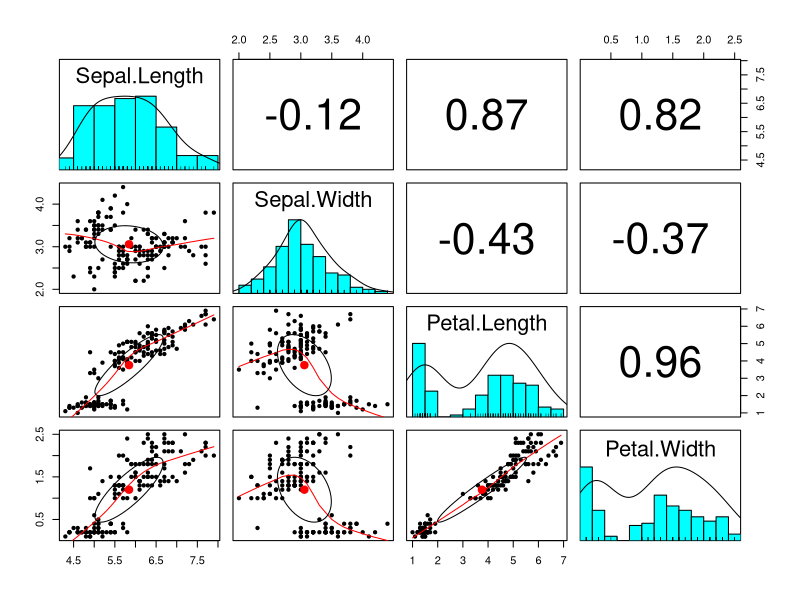
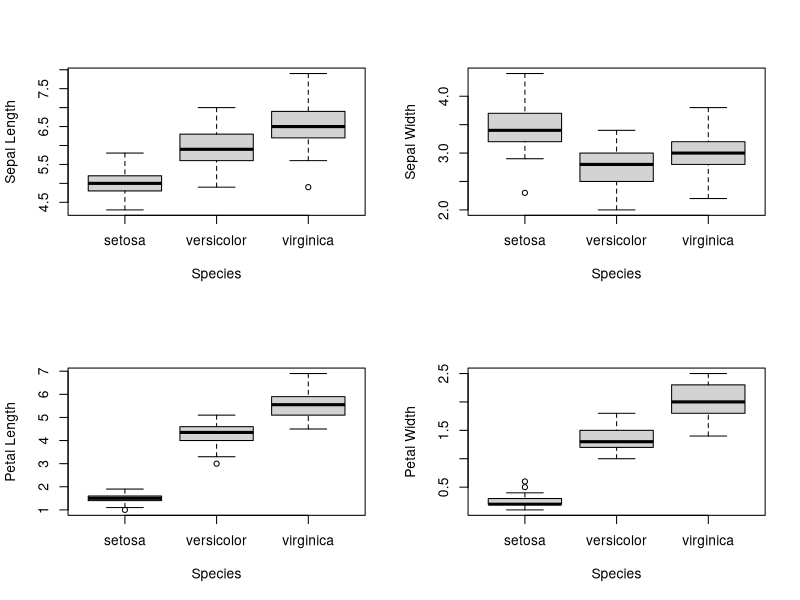
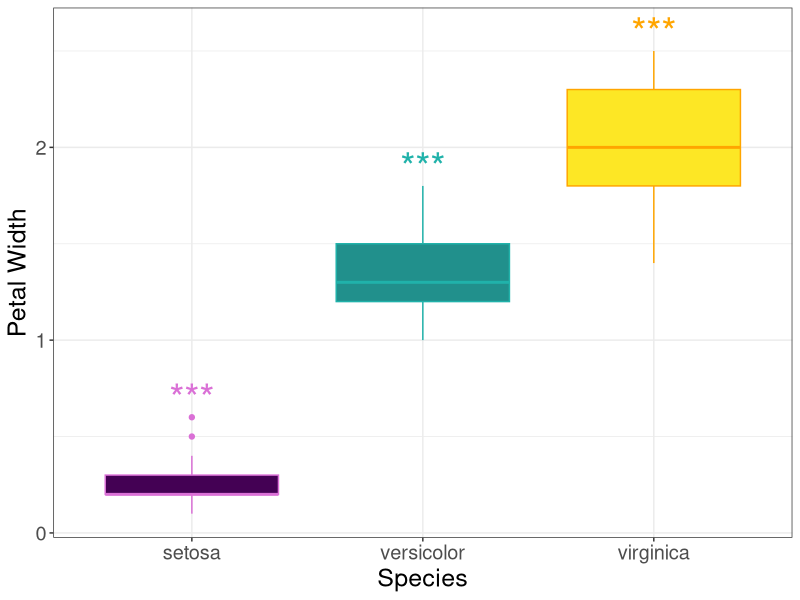
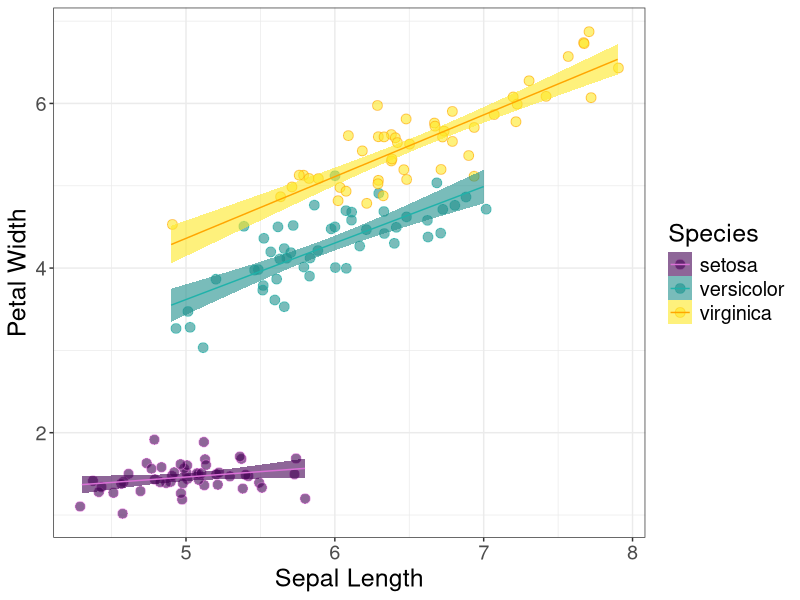
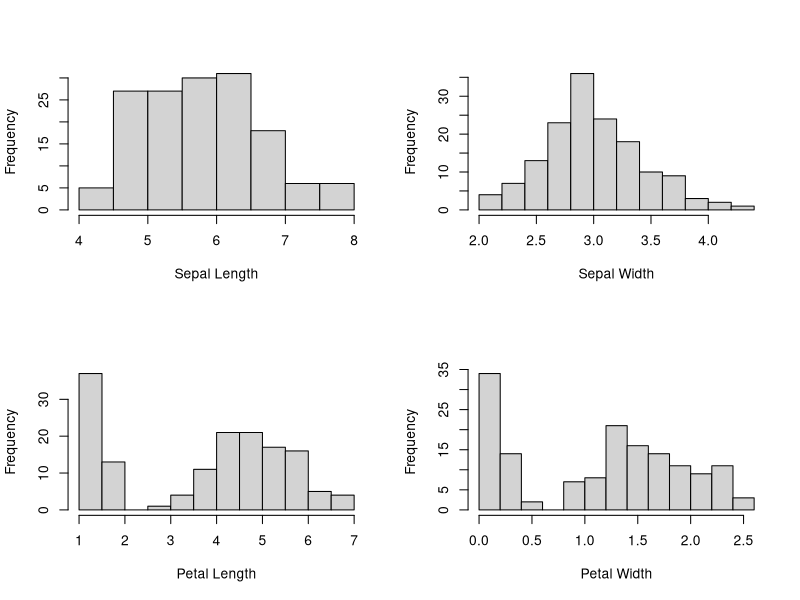
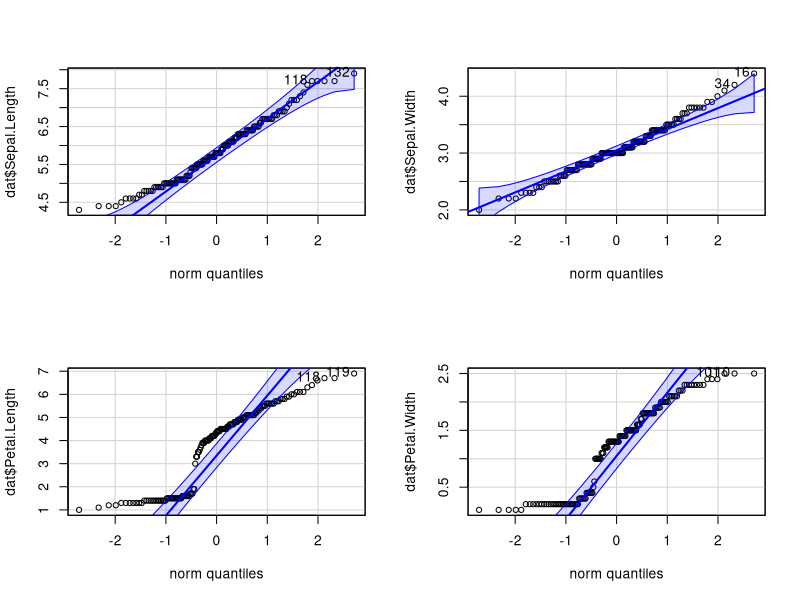
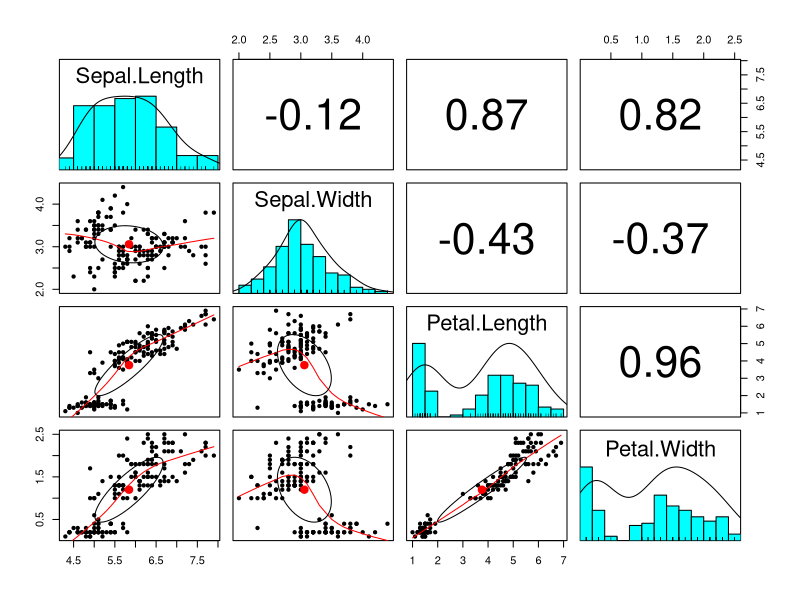
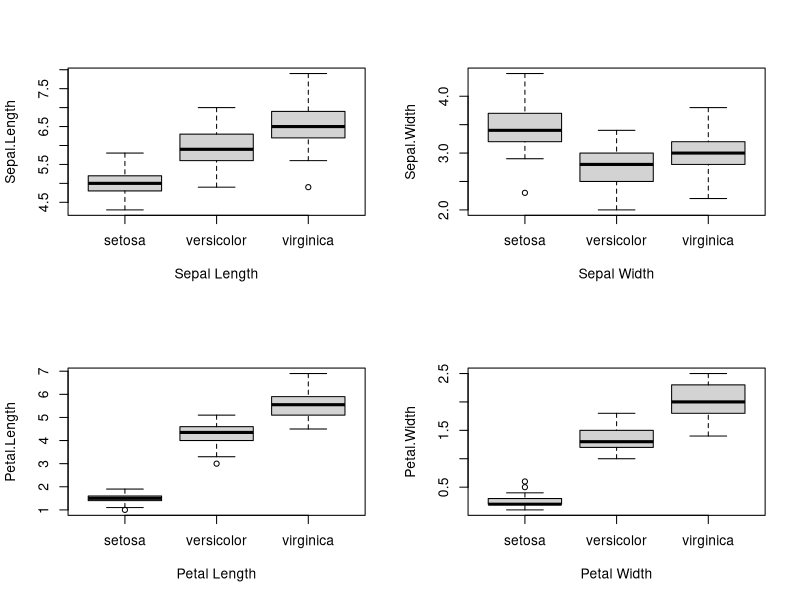

Here is the R script that generated these plots, in order:
## ---- chunk 1

knitr::opts_chunk$set(echo = TRUE)
knitr::opts_knit$set(root.dir = "~/Desktop")

## ---- chunk 2

library(psych)
library(car)
library(multcomp)
library(ggplot2)
library(bookdown)

dat <- iris #if you needed to clean or transform the data, it should be done up here so when you make the plots below they work.

## ---- chunk 3

#more numeric var investigation
pairs.panels(dat[,-5]) #include as a fig

## ---- chunk 4

par(mfrow=c(2,2)) #include as a fig
boxplot(Sepal.Length ~ Species, data=dat, ylab="Sepal Length", xlab="Species")
boxplot(Sepal.Width ~ Species, data=dat, ylab="Sepal Width", xlab="Species")
boxplot(Petal.Length ~ Species, data=dat, ylab="Petal Length", xlab="Species")
boxplot(Petal.Width ~ Species, data=dat, ylab="Petal Width", xlab="Species")
par(mfrow=c(1,1))

## ---- chunk 5
label.df <- data.frame(Species = levels(dat$Species), #make significance stars
                       Petal.Width = c(.7, 1.9, 2.6)) #these are the y-axis locs of the stars

ggplot(dat, aes(x=Species, y=Petal.Width, fill=Species, color=Species))+ #base plot
  geom_boxplot(show.legend=F)+ #do a boxplot, but hide legend cause its just colors
  scale_fill_viridis_d()+ #set the fill colors
  scale_color_manual(values=c("orchid", "lightseagreen", "orange"))+ #set line colors
  ylab("Petal Width")+ 
  geom_text(data = label.df, label = "***", size=10, show.legend=F)+ #add those ***
  theme_bw()+ #cute theme
  theme(text = element_text(size=18)) #cause my eyes is tired and old

## ---- chunk 6

ggplot(dat, aes(x=Sepal.Length, y=Petal.Length, color=Species, fill=Species))+
  geom_jitter(size=3, alpha=0.6, shape=21)+
  geom_smooth(method="lm", alpha=0.6, size=0.5)+
  scale_color_manual(values=c("orchid", "lightseagreen", "orange"))+
  scale_fill_viridis_d()+ #set the fill colors
  ylab("Petal Width")+ 
  xlab("Sepal Length")+
  theme_bw()+ #cute theme
  theme(text = element_text(size=18)) #cause my eyes is tired and old

## ---- chunk 7

#general data checking
head(dat)
levels(dat$Species)
summary(dat)

#check numeric vars for distributions and normality
par(mfrow=c(2,2))
hist(dat$Sepal.Length, main="", xlab="Sepal Length")
hist(dat$Sepal.Width, main="", xlab="Sepal Width")
hist(dat$Petal.Length, main="", xlab="Petal Length")
hist(dat$Petal.Width, main="", xlab="Petal Width")
par(mfrow=c(1,1))

shapiro.test(dat$Sepal.Length) #not normal
shapiro.test(dat$Sepal.Width) #normal
shapiro.test(dat$Petal.Length) #not normal
shapiro.test(dat$Petal.Width) #not normal

par(mfrow=c(2,2))
qqPlot(dat$Sepal.Length) #looks normal
qqPlot(dat$Sepal.Width) #looks normal
qqPlot(dat$Petal.Length) #looks not normal
qqPlot(dat$Petal.Width) #looks not normal
par(mfrow=c(1,1))

#more numeric var investigation
pairs.panels(dat[,-5]) #include as a fig

#numeric vars vs. species
par(mfrow=c(2,2)) #include as a fig
boxplot(Sepal.Length ~ Species, data=dat, xlab="Sepal Length")
boxplot(Sepal.Width ~ Species, data=dat, xlab="Sepal Width")
boxplot(Petal.Length ~ Species, data=dat, xlab="Petal Length")
boxplot(Petal.Width ~ Species, data=dat, xlab="Petal Width")
par(mfrow=c(1,1))

#based on all this, here are my findings:

#petal vars not normal, may need to be transformed
#species seems like a good predictor of each numeric var, perhaps an ANOVA, or multivariate linear model
#sepal length and petal length look correlated
#sepal length and petal width look correlated
#petal length and petal width look correlated

#so, i think i will run an anova on petal length ~ species for my "comparing means" test
#and run a linear model to see what variables are most predictive of petal length for my "predictive" test

## ---- chunk 8

#goal: one way anova of petal length by species

#step 1: check assumptions of anova
#indep data? probs
#normality
#equal variance

fit1 <- lm(Petal.Length ~ Species, data=dat)
par(mfrow=c(2,2))
plot(fit1) #oof looks a little cone shaped
par(mfrow=c(1,1))
res1 <- fit1$residuals
shapiro.test(res1) #just barely non-normal
qqPlot(res1) #actually looks normal
hist(res1) #hmm, not obviously skewed

#so the variances aren't great but the data are normal enough so maybe i can ignore that violation!

#step 2: run the anova

irisaov <- aov(Petal.Length ~ Species, data=dat)
summary(irisaov) #species highly significant, as expected from EDA. only added digits arg bc otherwise pvals were rounded to 0

#step 3: post-hoc analyses

TukeyHSD(irisaov) #whoa p-values should never be 0. this is a rounding error. lets extract with more precision
thsd <- TukeyHSD(irisaov)
print(thsd, digits=15) #wow so super significant, they are all sig different from each other

#step 4: make a nice ggplot figure to summarize these results, include as a fig

label.df <- data.frame(Species = levels(dat$Species), #make significance stars
                       Petal.Width = c(.7, 1.9, 2.6)) #these are the y-axis locs of the stars

ggplot(dat, aes(x=Species, y=Petal.Width, fill=Species, color=Species))+ #base plot
  geom_boxplot(show.legend=F)+ #do a boxplot, but hide legend cause its just colors
  scale_fill_viridis_d()+ #set the fill colors
  scale_color_manual(values=c("orchid", "lightseagreen", "orange"))+ #set line colors
  ylab("Petal Width")+ 
  geom_text(data = label.df, label = "***", size=10, show.legend=F)+ #add those ***
  theme_bw()+ #cute theme
  theme(text = element_text(size=18)) #cause my eyes is tired and old

## ---- chunk 9

#goal: predict petal length by all, see what is important

#step 1: check assumptions of linear regression
#indep? i hope so
#normal residuals?
#equal variances?

fit2 <- lm(Petal.Length ~ Sepal.Length + Species, data=dat) 
par(mfrow=c(2,2))
plot(fit2) #looks homoskedastic to me
par(mfrow=c(1,1))
res2 <- fit2$residuals
qqPlot(res2) #she is normal
shapiro.test(res2) #yep its normo

#step 2: run the lm

summary(fit2) #EVERYTHING! is a significant predictor, which isn't shocking based on EDA

#step 3: make a pretty graph to summarize findings

ggplot(dat, aes(x=Sepal.Length, y=Petal.Length, color=Species, fill=Species))+
  geom_jitter(size=3, alpha=0.6, shape=21)+
  geom_smooth(method="lm", alpha=0.6, size=0.5)+
  scale_color_manual(values=c("orchid", "lightseagreen", "orange"))+
  scale_fill_viridis_d()+ #set the fill colors
  ylab("Petal Width")+ 
  xlab("Sepal Length")+
  theme_bw()+ #cute theme
  theme(text = element_text(size=18)) #cause my eyes is tired and old
